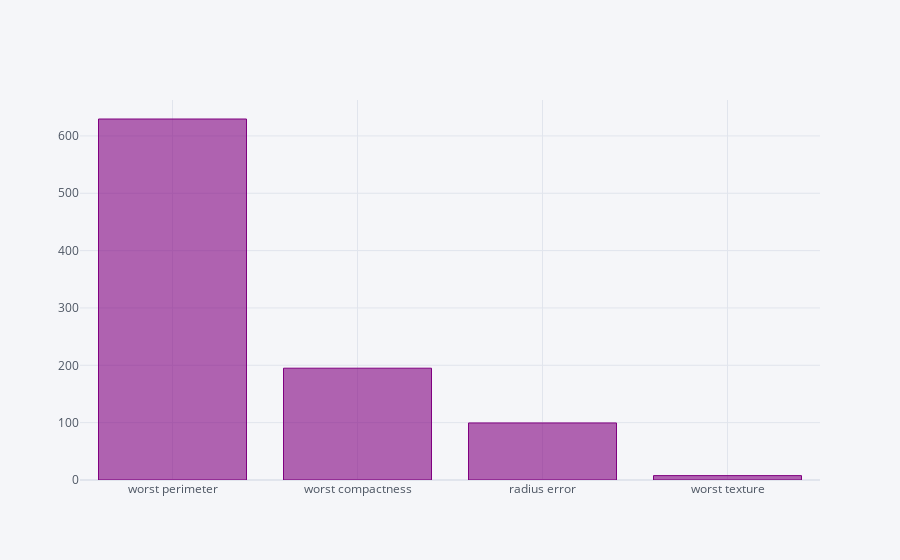

This figure's notebook cell:
### Code cell
pd.Series(dict(zip(sk.get_feature_names_out(),sk.scores_))).sort_values(ascending=False).iplot(kind='bar',color='purple')

### Figure 1 — Plotly figure (JSON) as saved in the notebook; plotly's stock layout.template omitted (floating-point values rounded to 4 significant figures)
{"data": [{"marker": {"color": "rgba(128, 0, 128, 0.6)", "line": {"color": "rgba(128, 0, 128, 1.0)", "width": 1}}, "name": "None", "orientation": "v", "text": "", "type": "bar", "x": ["worst perimeter", "worst compactness", "radius error", "worst texture"], "y": [629.5, 195.0, 99.48, 7.638]}], "layout": {"legend": {"bgcolor": "#F5F6F9", "font": {"color": "#4D5663"}}, "paper_bgcolor": "#F5F6F9", "plot_bgcolor": "#F5F6F9", "title": {"font": {"color": "#4D5663"}}, "xaxis": {"gridcolor": "#E1E5ED", "showgrid": true, "tickfont": {"color": "#4D5663"}, "title": {"font": {"color": "#4D5663"}, "text": ""}, "zerolinecolor": "#E1E5ED"}, "yaxis": {"gridcolor": "#E1E5ED", "showgrid": true, "tickfont": {"color": "#4D5663"}, "title": {"font": {"color": "#4D5663"}, "text": ""}, "zerolinecolor": "#E1E5ED"}}}
